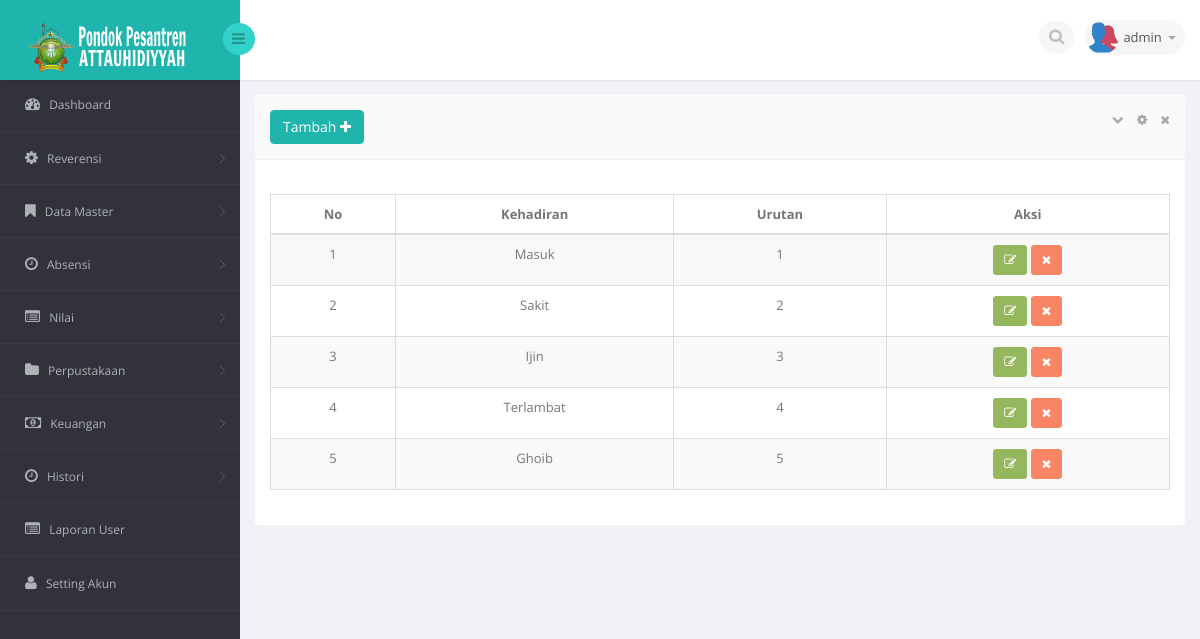
Page /med.php?mod=kehadiran (signed in) on the committed database.
### tables this page shows
CREATE TABLE IF NOT EXISTS `user` (
`id` int(11) NOT NULL,
  `id_user` varchar(50) NOT NULL,
  `id_sekolah` int(11) NOT NULL,
  `nama` varchar(45) NOT NULL,
  `username` varchar(20) NOT NULL,
  `password` varchar(50) NOT NULL,
  `level` varchar(20) NOT NULL,
  `last_login` datetime NOT NULL,
  `akses_master` text NOT NULL
);

CREATE TABLE IF NOT EXISTS `kehadiran` (
`id` int(11) NOT NULL,
  `kehadiran` varchar(50) NOT NULL,
  `urutan` tinytext NOT NULL
);

### session.php (called while the page is built, shortened)
<?php
	include"lib/conn.php";
	$level_check = $_SESSION['level'];
	$user_check = $_SESSION['login_user'];
	if ($level_check=='siswa') {
			$ses_sql=mysqli_query($conn,"select panggilan from siswa where nis = '$user_check'");
		$row = mysqli_fetch_assoc($ses_sql);
		$login_session = $row['panggilan'];
		if(!isset($login_session)){
			mysqli_close($conn);
			header('location: login.php');
		}
	}else{
		$ses_sql=mysqli_query($conn,"select *from user where username = '$user_check'");
		$row = mysqli_fetch_assoc($ses_sql);
		$login_session = $row['username'];
	}
?>

### mod/data_pelengkap/kehadiran.php (the view, shortened to what this page needs)
<?php
	if(isset($_SESSION['kehadiran']) AND $_SESSION['kehadiran'] <> 'TRUE')
	{
		?>
		  <div class="alert alert-danger alert-dismissible" id="succsess-alert">
	        <button type="button" class="close" data-dismiss="alert" aria-hidden="true">&times;</button>
	        <h4><i class="icon fa fa-ban"></i> Alert!</h4>
	        Dilarang mengakses file ini.
	      </div>
		<?php
	}
	else{
	$linkaksi = 'med.php?mod=kehadiran';
	if(isset($_GET['act']))
	{
		$act = $_GET['act'];
		$linkaksi .= '&act='.$act;
	}
	else
	{
		$act = '';
	}
	$aksi = 'mod/data_pelengkap/act_kehadiran.php';
	?>
	<?php
	switch ($act) {
			?>
			<?php
		default :
			?>
		        <div class="row">
		            <div class="clearfix">
		            <div class="col-sm-12">
		                <section class="panel">
		                    <header class="panel-heading">
		                        <?php if($_SESSION['level']=='admin'){?>
		                        	<a href="med.php?mod=kehadiran&act=form">
									<button class="btn btn-primary">
										Tambah <i class="fa fa-plus"></i>
									</button>
									</a>
								<?php }?>
		                        <span class="tools pull-right">
		                            <a href="javascript:;" class="fa fa-chevron-down"></a>
		                            <a href="javascript:;" class="fa fa-cog"></a>
		                            <a href="javascript:;" class="fa fa-times"></a>
		                         </span>
		                    </header>
		                    <div class="panel-body">
		                        <div class="adv-table editable-table table-responsive">
		                            <div class="clearfix">
		                            </div>
		                            <table class="table table-striped table-hover table-bordered" id="example">
		                                <thead>
		                                <tr>
											<th class="text-center">No</th>
		                                    <th class="text-center">Kehadiran</th>
											<th class="text-center">Urutan</th>
											<?php if($_SESSION['level']=='admin' ){?>
		                                    <th class="text-center">Aksi</th>
											<?php }?>
										</tr>
		                                </thead>
		                                <tbody>
		                                <?php
											$query = "SELECT * FROM kehadiran order by urutan asc";
											$sql_kul = mysqli_query($conn,$query);
											$i=1;
											while ($m = mysqli_fetch_assoc($sql_kul)) {
										?>
		                                <tr class="">
		                                    <td align="center"><?php echo $i ?></td>
		                                    <td align="center"><?php echo $m['kehadiran']?></td>
		                                    <td align="center"><?php echo $m['urutan']?></td>
											<td align="center">
		                                    <?php if($_SESSION['level']=='admin' ){?>
		                                        <a href="med.php?mod=kehadiran&act=form&id=<?php echo $m['id'] ?>" ><button class="btn btn-success btn-sm"><i class="fa fa-edit"></i></button> </a>
												<a href="<?php echo $aksi ?>?mod=kehadiran&act=hapus&id=<?php echo $m['id'] ?>" onclick="return myFunction();"><button class="btn btn-danger btn-sm"><i class="fa fa-times"></i></button> </a>
											</td>
											 <?php }?>
		                                </tr>
		                                <?php
		 									 $i++;
		 								 }
		 								?>
		                                </tbody>
		                            </table>
		                        </div>
		                    </div>
		                </section>
		            </div>
		        </div>
			<?php
		break;
	}
	}
?>

### med.php (shortened to what this page needs)
<?php
    include"session.php";
?>
<!DOCTYPE html>
<html lang="en">
<head>
    <link href="bs3/css/bootstrap.min.css" rel="stylesheet">
    <link href="css/bootstrap-reset.css" rel="stylesheet">
    <link href="font-awesome/css/font-awesome.css" rel="stylesheet" />
    <link rel="stylesheet" href="css/bootstrap-switch.css" />
    <link rel="stylesheet" type="text/css" href="js/bootstrap-fileupload/bootstrap-fileupload.css" />
    <link rel="stylesheet" type="text/css" href="js/bootstrap-wysihtml5/bootstrap-wysihtml5.css" />
    <link rel="stylesheet" type="text/css" href="js/bootstrap-datepicker/css/datepicker.css" />
    <link rel="stylesheet" type="text/css" href="js/bootstrap-colorpicker/css/colorpicker.css" />
    <link rel="stylesheet" type="text/css" href="js/bootstrap-daterangepicker/daterangepicker-bs3.css" />
    <link rel="stylesheet" type="text/css" href="js/bootstrap-datetimepicker/css/datetimepicker.css" />
    <link rel="stylesheet" type="text/css" href="js/jquery-multi-select/css/multi-select.css" />
    <link rel="stylesheet" type="text/css" href="js/jquery-tags-input/jquery.tagsinput.css" />
    <link rel="stylesheet" type="text/css" href="js/select2/select2.css" />
    <link href="js/jvector-map/jquery-jvectormap-1.2.2.css" rel="stylesheet">
    <link href="css/clndr.css" rel="stylesheet">
    <link href="js/css3clock/css/style.css" rel="stylesheet">
    <link rel="stylesheet" href="js/morris-chart/morris.css">
    <link href="js/advanced-datatable/css/demo_page.css" rel="stylesheet" />
    <link href="js/advanced-datatable/css/demo_table.css" rel="stylesheet" />
    <link rel="stylesheet" href="css/datatables/fixedHeader.bootstrap.min.css">
    <link rel="stylesheet" href="css/datatables/responsive.bootstrap.min.css">
    <link rel="stylesheet" href="css/datatables/buttons.dataTables.min.css">
    <link rel="stylesheet" href="css/jquery.steps.css?1">
    <link href="css/style.css" rel="stylesheet">
    <link href="css/style-responsive.css" rel="stylesheet" />
</head>
<body>
<section id="container" >
<header class="header fixed-top clearfix">
<div class="brand">
    <a href="med.php?mod=home" class="logo">
        <img class="img-responsive" src="images/logo.png" alt="">
    </a>
    <div class="sidebar-toggle-box">
        <div class="fa fa-bars"></div>
    </div>
</div>
<div class="top-nav clearfix">
    <ul class="nav pull-right top-menu">
        <li>
            <input type="text" class="form-control search" placeholder=" Search">
        </li>
        <li class="dropdown">
            <a data-toggle="dropdown" class="dropdown-toggle" href="#">
                <img alt="" src="images/users.png">
                <span class="username"><?php echo $login_session ?></span>
                <b class="caret"></b>
            </a>
        </li>
    </ul>
</div>
</header>
<aside class="position-fixed">
    <div id="sidebar" class="nav-collapse">
                    <div class="leftside-navigation">
            <ul class="sidebar-menu" id="nav-accordion">
                <li>
                    <a href="index.php">
                        <i class="fa fa-dashboard"></i>
                        <span>Dashboard</span>
                    </a>
                </li>
                <?php
                if ($_SESSION['level']=='perpustakaan') {
                ?>
                <li class="sub-menu">
                    <a href="javascript:;">
                        <i class="fa fa-folder"></i>
                        <span>Perpustakaan</span>
                    </a>
                    <ul class="sub">
                        <li><a href="med.php?mod=kategori_buku">Kategori Buku</a></li>
                        <li><a href="med.php?mod=sumber_buku">Sumber Buku</a></li>
                        <li><a href="med.php?mod=rak_buku">Rak Buku</a></li>
                        <li><a href="med.php?mod=buku">Buku</a></li>
                        <li><a href="med.php?mod=peminjaman">Data Peminjaman</a></li>
                        <li><a href="med.php?mod=pengembalian">Data Pengembalian</a></li>
                        <li><a href="med.php?mod=kas">Kas</a></li>
                    </ul>
                </li>
                <?php
                }elseif($_SESSION['level']=='admin' OR $_SESSION['level']=='superadmin'){
                ?>
                <li class="sub-menu">
                    <a href="javascript:;">
                        <i class="fa fa-cog"></i>
                        <span>Reverensi</span>
                    </a>
                </li>
                <li class="sub-menu">
                    <a href="javascript:;">
                        <i class="fa fa-bookmark"></i>
                        <span>Data Master</span>
                    </a>
                </li>
                <li class="sub-menu">
                    <a href="javascript:;">
                        <i class="fa fa-clock-o"></i>
                        <span>Absensi</span>
                    </a>
                </li>
                <li class="sub-menu">
                    <a href="javascript:;">
                        <i class="fa fa-list-alt"></i>
                        <span>Nilai</span>
                    </a>
                </li>
                <li class="sub-menu">
                    <a href="javascript:;">
                        <i class="fa fa-folder"></i>
                        <span>Perpustakaan</span>
                    </a>
                </li>
                <li class="sub-menu">
                    <a href="javascript:;">
                        <i class="fa fa-money"></i>
                        <span>Keuangan</span>
                    </a>
                </li>
                <li class="sub-menu">
                    <a href="javascript:;">
                        <i class="fa fa-clock-o"></i>
                        <span>Histori</span>
                    </a>
                </li>
                <li>
                    <a href="med.php?mod=laporan_user">
                        <i class="fa fa-list-alt"></i>
                        <span>Laporan User</span>
                    </a>
                </li>
                <li>
                    <a href="med.php?mod=userakun&act=admin">
                    <i class="fa fa-user"></i>
                        <span>Setting Akun</span>
                    </a>
                </li>
                <?php
                }
                ?>
            </ul>
        </div>
    </div>
</aside>
<section id="main-content">
    <section class="wrapper">
         <?php include"content.php"; ?>
    </section>
</section>
</section>
</body>
</html>

### rows in the picture
user: username "admin"
kehadiran: kehadiran "Masuk", urutan "1"
kehadiran: kehadiran "Sakit", urutan "2"
kehadiran: kehadiran "Ijin", urutan "3"
kehadiran: kehadiran "Terlambat", urutan "4"
kehadiran: kehadiran "Ghoib", urutan "5"
